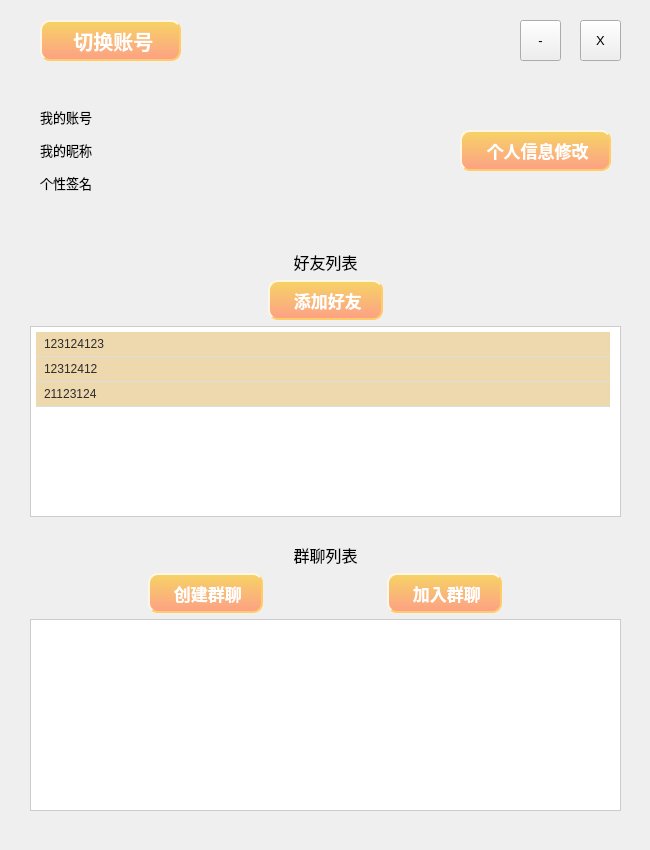
<?xml version="1.0" encoding="UTF-8"?>
<ui version="4.0">
 <class>Interface</class>
 <widget class="QWidget" name="Interface">
  <property name="geometry">
   <rect>
    <x>0</x>
    <y>0</y>
    <width>650</width>
    <height>850</height>
   </rect>
  </property>
  <property name="windowTitle">
   <string>Form</string>
  </property>
  <widget class="QWidget" name="personal_information" native="true">
   <property name="geometry">
    <rect>
     <x>30</x>
     <y>80</y>
     <width>591</width>
     <height>141</height>
    </rect>
   </property>
   <widget class="QWidget" name="gridLayoutWidget">
    <property name="geometry">
     <rect>
      <x>10</x>
      <y>20</y>
      <width>411</width>
      <height>101</height>
     </rect>
    </property>
    <layout class="QGridLayout" name="gridLayout">
     <item row="2" column="1">
      <widget class="QLineEdit" name="ip">
       <property name="styleSheet">
        <string notr="true">/* 设置QLineEdit为透明，隐藏边框 */
QLineEdit {
    background-color: transparent;
    border: none;
    border-style: hidden;
    border-width: 0px;
    border-color: transparent;
    selection-background-color: transparent;
    selection-color: black;
}

/* 禁用鼠标编辑 */
QLineEdit[readOnly=&quot;true&quot;] {
    /* 如果希望有一些视觉上的指示，可以添加其他样式，例如背景色 */
    background-color: #FFFFFF; /* 用于只读状态的背景色 */
}
</string>
       </property>
       <property name="text">
        <string/>
       </property>
      </widget>
     </item>
     <item row="0" column="1">
      <widget class="QLineEdit" name="account">
       <property name="styleSheet">
        <string notr="true">/* 设置QLineEdit为透明，隐藏边框 */
QLineEdit {
    background-color: transparent;
    border: none;
    border-style: hidden;
    border-width: 0px;
    border-color: transparent;
    selection-background-color: transparent;
    selection-color: black;
}

/* 禁用鼠标编辑 */
QLineEdit[readOnly=&quot;true&quot;] {
    /* 如果希望有一些视觉上的指示，可以添加其他样式，例如背景色 */
    background-color: #FFFFFF; /* 用于只读状态的背景色 */
}
</string>
       </property>
       <property name="text">
        <string/>
       </property>
      </widget>
     </item>
     <item row="0" column="0">
      <widget class="QLabel" name="account_label">
       <property name="font">
        <font>
         <family>Microsoft YaHei</family>
         <pointsize>10</pointsize>
        </font>
       </property>
       <property name="text">
        <string>我的账号</string>
       </property>
      </widget>
     </item>
     <item row="1" column="0">
      <widget class="QLabel" name="nickname_label">
       <property name="font">
        <font>
         <family>Microsoft YaHei</family>
         <pointsize>10</pointsize>
        </font>
       </property>
       <property name="text">
        <string>我的昵称</string>
       </property>
      </widget>
     </item>
     <item row="1" column="1">
      <widget class="QLineEdit" name="nickname">
       <property name="styleSheet">
        <string notr="true">/* 设置QLineEdit为透明，隐藏边框 */
QLineEdit {
    background-color: transparent;
    border: none;
    border-style: hidden;
    border-width: 0px;
    border-color: transparent;
    selection-background-color: transparent;
    selection-color: black;
}

/* 禁用鼠标编辑 */
QLineEdit[readOnly=&quot;true&quot;] {
    /* 如果希望有一些视觉上的指示，可以添加其他样式，例如背景色 */
    background-color: #FFFFFF; /* 用于只读状态的背景色 */
}
</string>
       </property>
       <property name="text">
        <string/>
       </property>
      </widget>
     </item>
     <item row="2" column="0">
      <widget class="QLabel" name="ip_label">
       <property name="font">
        <font>
         <family>Microsoft YaHei</family>
         <pointsize>10</pointsize>
        </font>
       </property>
       <property name="text">
        <string>个性签名</string>
       </property>
      </widget>
     </item>
    </layout>
   </widget>
   <widget class="QToolButton" name="info_set">
    <property name="geometry">
     <rect>
      <x>430</x>
      <y>50</y>
      <width>151</width>
      <height>41</height>
     </rect>
    </property>
    <property name="font">
     <font>
      <family>Microsoft YaHei</family>
      <pointsize>-1</pointsize>
      <weight>75</weight>
      <italic>false</italic>
      <bold>true</bold>
     </font>
    </property>
    <property name="styleSheet">
     <string notr="true">QToolButton
{
    color:#ffffff; /*文字颜色*/
    background-color:qlineargradient(x1: 0, y1: 0, x2: 0, y2: 1, stop:0 #f6d365, stop: 1 #fda085);/*背景色*/
    border-style:outset; /*边框风格*/
    border-width:2px;/*边框宽度*/
    border-color:#FFCC66; /*边框颜色*/
    border-radius:10px; /*边框倒角*/
    font:Bold 17px; /*字体*/
    font-family: &quot;Microsoft YaHei&quot;;
    min-width:100px;/*控件最小宽度*/
    min-height:20px;/*控件最小高度*/
    padding:4px;/*内边距*/
}
 
QToolButton:hover
{
    color:#ffffff; /*文字颜色*/
    background-color:qlineargradient(x1: 0, y1: 0, x2: 0, y2: 1, stop:0 #fda085, stop: 1 #fee140);/*背景色*/
    border-style:outset; /*边框风格*/
    border-width:2px;/*边框宽度*/
    border-color:#FFCC66; /*边框颜色*/
    border-radius:10px; /*边框倒角*/
    font:bold 17px; /*字体*/
    font-family: &quot;Microsoft YaHei&quot;;
    min-width:100px;/*控件最小宽度*/
    min-height:20px;/*控件最小高度*/
    padding:4px;/*内边距*/
}
QToolButton:pressed
{
    color:#ffffff; /*文字颜色*/
    background-color:qlineargradient(x1: 0, y1: 0, x2: 0, y2: 1, stop:0 #fda085, stop: 1 #43e97b);/*背景色*/
    border-style:outset; /*边框风格*/
    border-width:2px;/*边框宽度*/
    border-color:#FFCC66; /*边框颜色*/
    border-radius:10px; /*边框倒角*/
    font:bold 17px; /*字体*/
    font-family: &quot;Microsoft YaHei&quot;;
    min-width:100px;/*控件最小宽度*/
    min-height:20px;/*控件最小高度*/
    padding:4px;/*内边距*/
}



</string>
    </property>
    <property name="text">
     <string> 个人信息修改</string>
    </property>
    <property name="icon">
     <iconset resource="../resource.qrc">
      <normaloff>:/icon/icon/personinfo.jpg</normaloff>:/icon/icon/personinfo.jpg</iconset>
    </property>
    <property name="iconSize">
     <size>
      <width>20</width>
      <height>20</height>
     </size>
    </property>
    <property name="toolButtonStyle">
     <enum>Qt::ToolButtonTextBesideIcon</enum>
    </property>
   </widget>
   <widget class="QLabel" name="label">
    <property name="geometry">
     <rect>
      <x>0</x>
      <y>0</y>
      <width>591</width>
      <height>141</height>
     </rect>
    </property>
    <property name="styleSheet">
     <string notr="true">border-image: url(:/pic/background_2.png);</string>
    </property>
    <property name="text">
     <string/>
    </property>
   </widget>
   <widget class="QLabel" name="label_4">
    <property name="geometry">
     <rect>
      <x>0</x>
      <y>0</y>
      <width>591</width>
      <height>131</height>
     </rect>
    </property>
    <property name="text">
     <string/>
    </property>
   </widget>
   <zorder>label_4</zorder>
   <zorder>label</zorder>
   <zorder>gridLayoutWidget</zorder>
   <zorder>info_set</zorder>
  </widget>
  <widget class="QToolButton" name="minimized">
   <property name="geometry">
    <rect>
     <x>520</x>
     <y>20</y>
     <width>41</width>
     <height>41</height>
    </rect>
   </property>
   <property name="font">
    <font>
     <family>Arial</family>
     <pointsize>10</pointsize>
    </font>
   </property>
   <property name="text">
    <string>-</string>
   </property>
  </widget>
  <widget class="QToolButton" name="close">
   <property name="geometry">
    <rect>
     <x>580</x>
     <y>20</y>
     <width>41</width>
     <height>41</height>
    </rect>
   </property>
   <property name="font">
    <font>
     <family>Arial</family>
     <pointsize>10</pointsize>
    </font>
   </property>
   <property name="text">
    <string>X</string>
   </property>
  </widget>
  <widget class="QWidget" name="gridLayoutWidget_2">
   <property name="geometry">
    <rect>
     <x>30</x>
     <y>250</y>
     <width>591</width>
     <height>561</height>
    </rect>
   </property>
   <layout class="QGridLayout" name="gridLayout_2">
    <item row="10" column="0">
     <layout class="QHBoxLayout" name="horizontalLayout_2">
      <item>
       <widget class="QToolButton" name="create_group">
        <property name="styleSheet">
         <string notr="true">QToolButton
{
    color:#ffffff; /*文字颜色*/
    background-color:qlineargradient(x1: 0, y1: 0, x2: 0, y2: 1, stop:0 #f6d365, stop: 1 #fda085);/*背景色*/
    border-style:outset; /*边框风格*/
    border-width:2px;/*边框宽度*/
    border-color:#FFCC66; /*边框颜色*/
    border-radius:10px; /*边框倒角*/
    font:Bold 17px; /*字体*/
    font-family: &quot;Microsoft YaHei&quot;;
    min-width:100px;/*控件最小宽度*/
    min-height:20px;/*控件最小高度*/
    padding:4px;/*内边距*/
}
 
QToolButton:hover
{
    color:#ffffff; /*文字颜色*/
    background-color:qlineargradient(x1: 0, y1: 0, x2: 0, y2: 1, stop:0 #fda085, stop: 1 #fee140);/*背景色*/
    border-style:outset; /*边框风格*/
    border-width:2px;/*边框宽度*/
    border-color:#FFCC66; /*边框颜色*/
    border-radius:10px; /*边框倒角*/
    font:bold 17px; /*字体*/
    font-family: &quot;Microsoft YaHei&quot;;
    min-width:100px;/*控件最小宽度*/
    min-height:20px;/*控件最小高度*/
    padding:4px;/*内边距*/
}
QToolButton:pressed
{
    color:#ffffff; /*文字颜色*/
    background-color:qlineargradient(x1: 0, y1: 0, x2: 0, y2: 1, stop:0 #fda085, stop: 1 #43e97b);/*背景色*/
    border-style:outset; /*边框风格*/
    border-width:2px;/*边框宽度*/
    border-color:#FFCC66; /*边框颜色*/
    border-radius:10px; /*边框倒角*/
    font:bold 17px; /*字体*/
    font-family: &quot;Microsoft YaHei&quot;;
    min-width:100px;/*控件最小宽度*/
    min-height:20px;/*控件最小高度*/
    padding:4px;/*内边距*/
}



</string>
        </property>
        <property name="text">
         <string> 创建群聊</string>
        </property>
        <property name="icon">
         <iconset resource="../resource.qrc">
          <normaloff>:/icon/icon/makegroup.jpg</normaloff>:/icon/icon/makegroup.jpg</iconset>
        </property>
        <property name="iconSize">
         <size>
          <width>20</width>
          <height>20</height>
         </size>
        </property>
        <property name="toolButtonStyle">
         <enum>Qt::ToolButtonTextBesideIcon</enum>
        </property>
       </widget>
      </item>
      <item>
       <widget class="QToolButton" name="join_group">
        <property name="styleSheet">
         <string notr="true">QToolButton
{
    color:#ffffff; /*文字颜色*/
    background-color:qlineargradient(x1: 0, y1: 0, x2: 0, y2: 1, stop:0 #f6d365, stop: 1 #fda085);/*背景色*/
    border-style:outset; /*边框风格*/
    border-width:2px;/*边框宽度*/
    border-color:#FFCC66; /*边框颜色*/
    border-radius:10px; /*边框倒角*/
    font:Bold 17px; /*字体*/
    font-family: &quot;Microsoft YaHei&quot;;
    min-width:100px;/*控件最小宽度*/
    min-height:20px;/*控件最小高度*/
    padding:4px;/*内边距*/
}
 
QToolButton:hover
{
    color:#ffffff; /*文字颜色*/
    background-color:qlineargradient(x1: 0, y1: 0, x2: 0, y2: 1, stop:0 #fda085, stop: 1 #fee140);/*背景色*/
    border-style:outset; /*边框风格*/
    border-width:2px;/*边框宽度*/
    border-color:#FFCC66; /*边框颜色*/
    border-radius:10px; /*边框倒角*/
    font:bold 17px; /*字体*/
    font-family: &quot;Microsoft YaHei&quot;;
    min-width:100px;/*控件最小宽度*/
    min-height:20px;/*控件最小高度*/
    padding:4px;/*内边距*/
}
QToolButton:pressed
{
    color:#ffffff; /*文字颜色*/
    background-color:qlineargradient(x1: 0, y1: 0, x2: 0, y2: 1, stop:0 #fda085, stop: 1 #43e97b);/*背景色*/
    border-style:outset; /*边框风格*/
    border-width:2px;/*边框宽度*/
    border-color:#FFCC66; /*边框颜色*/
    border-radius:10px; /*边框倒角*/
    font:bold 17px; /*字体*/
    font-family: &quot;Microsoft YaHei&quot;;
    min-width:100px;/*控件最小宽度*/
    min-height:20px;/*控件最小高度*/
    padding:4px;/*内边距*/
}



</string>
        </property>
        <property name="text">
         <string> 加入群聊</string>
        </property>
        <property name="icon">
         <iconset resource="../resource.qrc">
          <normaloff>:/icon/icon/addgroup.jpg</normaloff>:/icon/icon/addgroup.jpg</iconset>
        </property>
        <property name="iconSize">
         <size>
          <width>20</width>
          <height>20</height>
         </size>
        </property>
        <property name="toolButtonStyle">
         <enum>Qt::ToolButtonTextBesideIcon</enum>
        </property>
       </widget>
      </item>
     </layout>
    </item>
    <item row="12" column="0">
     <widget class="QListWidget" name="group_list">
      <property name="styleSheet">
       <string notr="true">/* 设置QListWidget整体样式 */
QListWidget {
    background-color: #ffffff; /* 背景颜色 */
    border: 1px solid #ccc; /* 边框 */
    padding: 5px; /* 内边距 */
}

/* 设置QListWidget中的列表项样式 */
QListWidget::item {
    background-color: #EED8AE; /* 列表项背景颜色 */
    padding: 5px; /* 列表项内边距 */
    border-bottom: 1px solid #ddd; /* 底部边框分隔线 */
}

/* 设置QListWidget中被选中的列表项样式 */
QListWidget::item:selected {
    background-color: #EEAD0E; /* 被选中的列表项背景颜色 */
    color: #2B2B2B; /* 被选中的列表项文字颜色 */
}

/* 设置鼠标悬停在列表项上时的样式 */
QListWidget::item:hover {
    background-color: #EEC591;
 /* 鼠标悬停时的背景颜色 */
    color: #2B2B2B;
}

/* 设置QListWidget中的注释样式 */
QListWidget::item::icon {
    margin-right: 5px; /* 图标与文本之间的间距 */
    font-size: 12px; /* 图标的字体大小 */
    color: #2B2B2B; /* 图标的颜色 */
}</string>
      </property>
      <property name="spacing">
       <number>4</number>
      </property>
     </widget>
    </item>
    <item row="2" column="0">
     <layout class="QHBoxLayout" name="horizontalLayout">
      <item>
       <widget class="QToolButton" name="add_delete_friend">
        <property name="styleSheet">
         <string notr="true">QToolButton
{
    color:#ffffff; /*文字颜色*/
    background-color:qlineargradient(x1: 0, y1: 0, x2: 0, y2: 1, stop:0 #f6d365, stop: 1 #fda085);/*背景色*/
    border-style:outset; /*边框风格*/
    border-width:2px;/*边框宽度*/
    border-color:#FFCC66; /*边框颜色*/
    border-radius:10px; /*边框倒角*/
    font:Bold 17px; /*字体*/
    font-family: &quot;Microsoft YaHei&quot;;
    min-width:100px;/*控件最小宽度*/
    min-height:20px;/*控件最小高度*/
    padding:4px;/*内边距*/
}
 
QToolButton:hover
{
    color:#ffffff; /*文字颜色*/
    background-color:qlineargradient(x1: 0, y1: 0, x2: 0, y2: 1, stop:0 #fda085, stop: 1 #fee140);/*背景色*/
    border-style:outset; /*边框风格*/
    border-width:2px;/*边框宽度*/
    border-color:#FFCC66; /*边框颜色*/
    border-radius:10px; /*边框倒角*/
    font:bold 17px; /*字体*/
    font-family: &quot;Microsoft YaHei&quot;;
    min-width:100px;/*控件最小宽度*/
    min-height:20px;/*控件最小高度*/
    padding:4px;/*内边距*/
}
QToolButton:pressed
{
    color:#ffffff; /*文字颜色*/
    background-color:qlineargradient(x1: 0, y1: 0, x2: 0, y2: 1, stop:0 #fda085, stop: 1 #43e97b);/*背景色*/
    border-style:outset; /*边框风格*/
    border-width:2px;/*边框宽度*/
    border-color:#FFCC66; /*边框颜色*/
    border-radius:10px; /*边框倒角*/
    font:bold 17px; /*字体*/
    font-family: &quot;Microsoft YaHei&quot;;
    min-width:100px;/*控件最小宽度*/
    min-height:20px;/*控件最小高度*/
    padding:4px;/*内边距*/
}



</string>
        </property>
        <property name="text">
         <string> 添加好友</string>
        </property>
        <property name="icon">
         <iconset resource="../resource.qrc">
          <normaloff>:/icon/icon/addFri.jpg</normaloff>:/icon/icon/addFri.jpg</iconset>
        </property>
        <property name="iconSize">
         <size>
          <width>20</width>
          <height>20</height>
         </size>
        </property>
        <property name="toolButtonStyle">
         <enum>Qt::ToolButtonTextBesideIcon</enum>
        </property>
       </widget>
      </item>
     </layout>
    </item>
    <item row="0" column="0">
     <widget class="QLabel" name="label_5">
      <property name="font">
       <font>
        <family>Microsoft YaHei</family>
        <pointsize>12</pointsize>
       </font>
      </property>
      <property name="styleSheet">
       <string notr="true">border-image: url(:/pic/background_2.png);
</string>
      </property>
      <property name="text">
       <string>好友列表</string>
      </property>
      <property name="alignment">
       <set>Qt::AlignCenter</set>
      </property>
     </widget>
    </item>
    <item row="7" column="0">
     <widget class="QLabel" name="label_3">
      <property name="font">
       <font>
        <family>Microsoft YaHei</family>
        <pointsize>12</pointsize>
       </font>
      </property>
      <property name="styleSheet">
       <string notr="true">border-image: url(:/pic/background_2.png);</string>
      </property>
      <property name="text">
       <string>群聊列表</string>
      </property>
      <property name="alignment">
       <set>Qt::AlignCenter</set>
      </property>
     </widget>
    </item>
    <item row="5" column="0">
     <widget class="QListWidget" name="friend_list">
      <property name="sizePolicy">
       <sizepolicy hsizetype="Expanding" vsizetype="Expanding">
        <horstretch>0</horstretch>
        <verstretch>0</verstretch>
       </sizepolicy>
      </property>
      <property name="styleSheet">
       <string notr="true">/* 设置QListWidget整体样式 */
QListWidget {
    background-color: #ffffff; /* 背景颜色 */
    border: 1px solid #ccc; /* 边框 */
    padding: 5px; /* 内边距 */
}

/* 设置QListWidget中的列表项样式 */
QListWidget::item {
    background-color: #EED8AE; /* 列表项背景颜色 */
    padding: 5px; /* 列表项内边距 */
    border-bottom: 1px solid #ddd; /* 底部边框分隔线 */
}

/* 设置QListWidget中被选中的列表项样式 */
QListWidget::item:selected {
    background-color: #EEAD0E; /* 被选中的列表项背景颜色 */
    color: #2B2B2B; /* 被选中的列表项文字颜色 */
}

/* 设置鼠标悬停在列表项上时的样式 */
QListWidget::item:hover {
    background-color: #EEC591;
 /* 鼠标悬停时的背景颜色 */
    color: #2B2B2B;
}

/* 设置QListWidget中的注释样式 */
QListWidget::item::icon {
    margin-right: 5px; /* 图标与文本之间的间距 */
    font-size: 12px; /* 图标的字体大小 */
    color: #2B2B2B; /* 图标的颜色 */
}</string>
      </property>
      <property name="spacing">
       <number>4</number>
      </property>
      <item>
       <property name="text">
        <string>123124123</string>
       </property>
      </item>
      <item>
       <property name="text">
        <string>12312412</string>
       </property>
      </item>
      <item>
       <property name="text">
        <string>21123124</string>
       </property>
      </item>
     </widget>
    </item>
    <item row="6" column="0">
     <widget class="QLabel" name="label_6">
      <property name="styleSheet">
       <string notr="true">border-image: url(:/pic/line_1.png);</string>
      </property>
      <property name="text">
       <string/>
      </property>
      <property name="alignment">
       <set>Qt::AlignCenter</set>
      </property>
     </widget>
    </item>
   </layout>
  </widget>
  <widget class="QLabel" name="label_8">
   <property name="geometry">
    <rect>
     <x>0</x>
     <y>0</y>
     <width>650</width>
     <height>850</height>
    </rect>
   </property>
   <property name="styleSheet">
    <string notr="true">border-image: url(:/pic/background.png);</string>
   </property>
   <property name="text">
    <string/>
   </property>
  </widget>
  <widget class="QPushButton" name="change_account">
   <property name="geometry">
    <rect>
     <x>40</x>
     <y>20</y>
     <width>141</width>
     <height>41</height>
    </rect>
   </property>
   <property name="styleSheet">
    <string notr="true">QPushButton
{
    color:#ffffff; /*文字颜色*/
    background-color:qlineargradient(x1: 0, y1: 0, x2: 0, y2: 1, stop:0 #f6d365, stop: 1 #fda085);/*背景色*/
    border-style:outset; /*边框风格*/
    border-width:2px;/*边框宽度*/
    border-color:#FFCC66; /*边框颜色*/
    border-radius:10px; /*边框倒角*/
    font:Bold 20px; /*字体*/
    font-family: &quot;Microsoft YaHei&quot;;
    min-width:100px;/*控件最小宽度*/
    min-height:20px;/*控件最小高度*/
    padding:4px;/*内边距*/
}
 
QPushButton:hover
{
    color:#ffffff; /*文字颜色*/
    background-color:qlineargradient(x1: 0, y1: 0, x2: 0, y2: 1, stop:0 #fda085, stop: 1 #fee140);/*背景色*/
    border-style:outset; /*边框风格*/
    border-width:2px;/*边框宽度*/
    border-color:#FFCC66; /*边框颜色*/
    border-radius:10px; /*边框倒角*/
    font:bold 20px; /*字体*/
    font-family: &quot;Microsoft YaHei&quot;;
    min-width:100px;/*控件最小宽度*/
    min-height:20px;/*控件最小高度*/
    padding:4px;/*内边距*/
}
QPushButton:pressed
{
    color:#ffffff; /*文字颜色*/
    background-color:qlineargradient(x1: 0, y1: 0, x2: 0, y2: 1, stop:0 #fda085, stop: 1 #43e97b);/*背景色*/
    border-style:outset; /*边框风格*/
    border-width:2px;/*边框宽度*/
    border-color:#FFCC66; /*边框颜色*/
    border-radius:10px; /*边框倒角*/
    font:bold 20px; /*字体*/
    font-family: &quot;Microsoft YaHei&quot;;
    min-width:100px;/*控件最小宽度*/
    min-height:20px;/*控件最小高度*/
    padding:4px;/*内边距*/
}



</string>
   </property>
   <property name="text">
    <string> 切换账号</string>
   </property>
   <property name="icon">
    <iconset resource="../resource.qrc">
     <normaloff>:/icon/icon/changeAccount.jpg</normaloff>:/icon/icon/changeAccount.jpg</iconset>
   </property>
   <property name="iconSize">
    <size>
     <width>20</width>
     <height>20</height>
    </size>
   </property>
   <property name="default">
    <bool>false</bool>
   </property>
  </widget>
  <widget class="QLabel" name="label_2">
   <property name="geometry">
    <rect>
     <x>400</x>
     <y>-10</y>
     <width>101</width>
     <height>101</height>
    </rect>
   </property>
   <property name="styleSheet">
    <string notr="true">border-image: url(:/pic/theychat-mini.png);</string>
   </property>
   <property name="text">
    <string/>
   </property>
  </widget>
  <zorder>label_8</zorder>
  <zorder>personal_information</zorder>
  <zorder>minimized</zorder>
  <zorder>close</zorder>
  <zorder>gridLayoutWidget_2</zorder>
  <zorder>change_account</zorder>
  <zorder>label_2</zorder>
 </widget>
 <resources>
  <include location="../resource.qrc"/>
 </resources>
 <connections/>
</ui>
